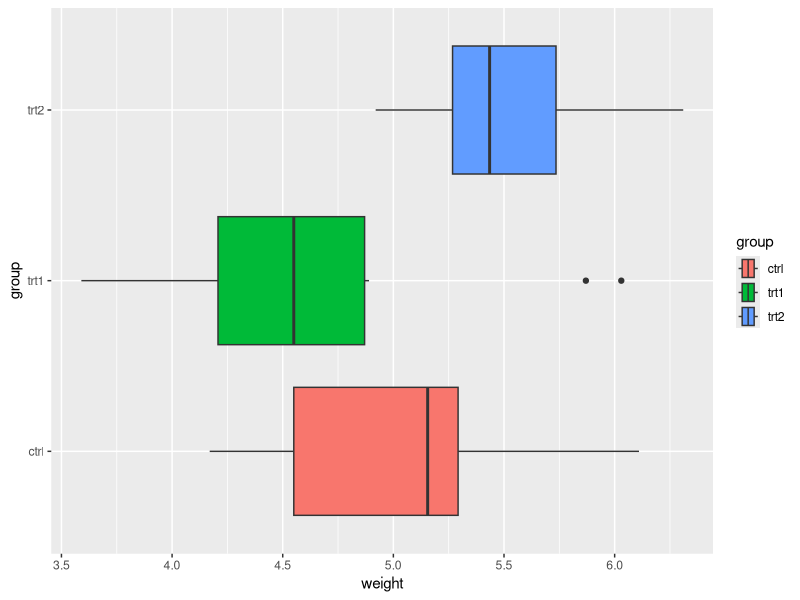
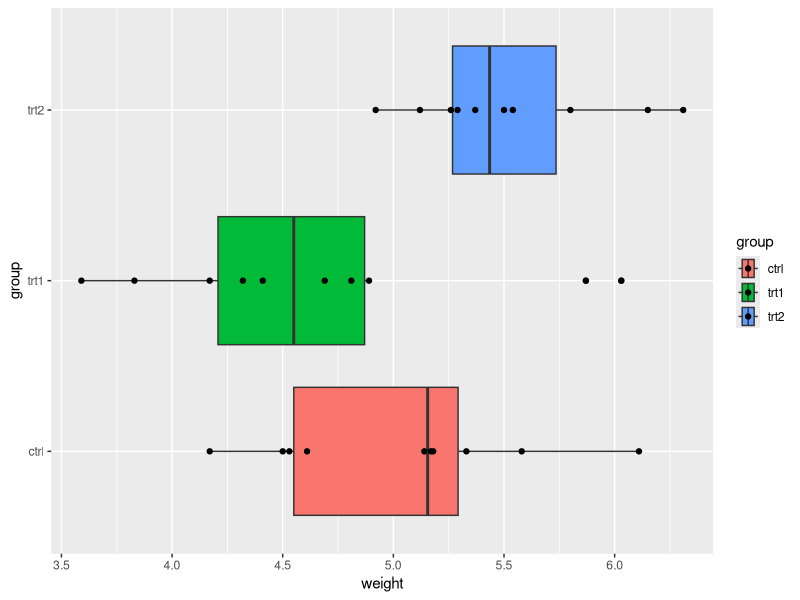
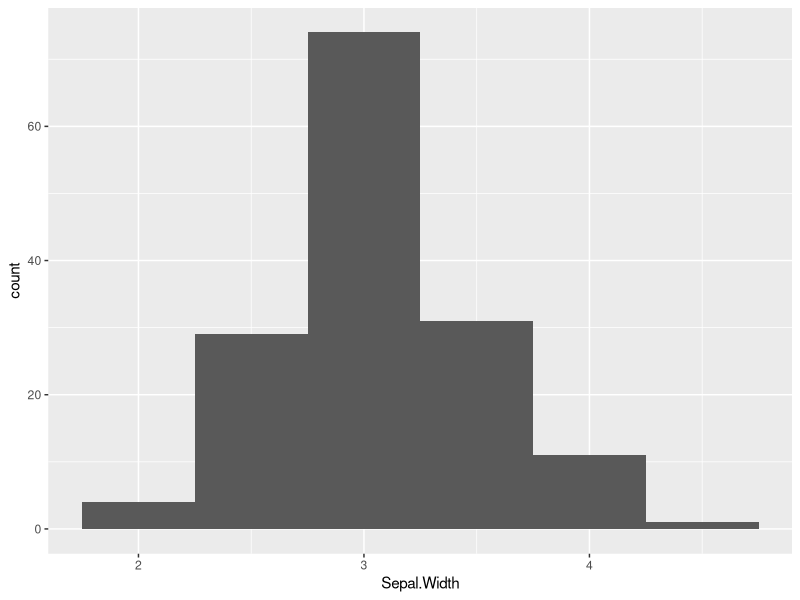
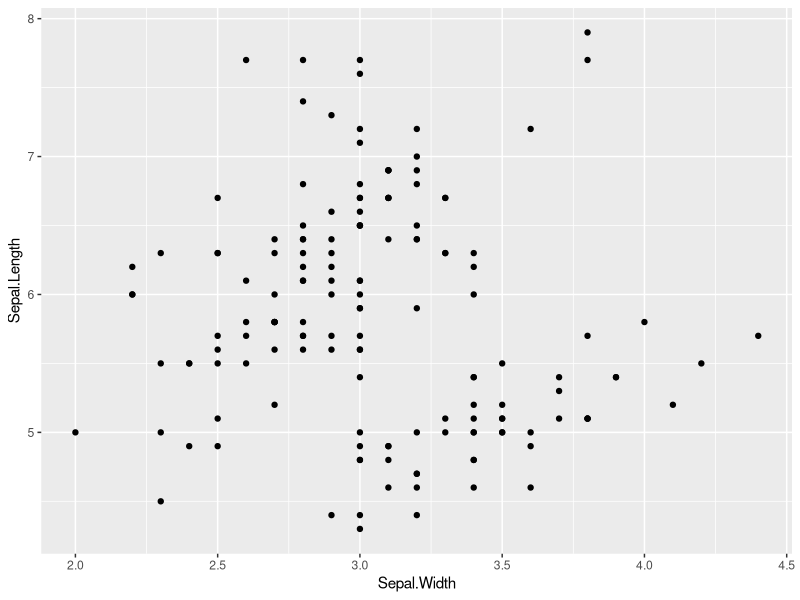
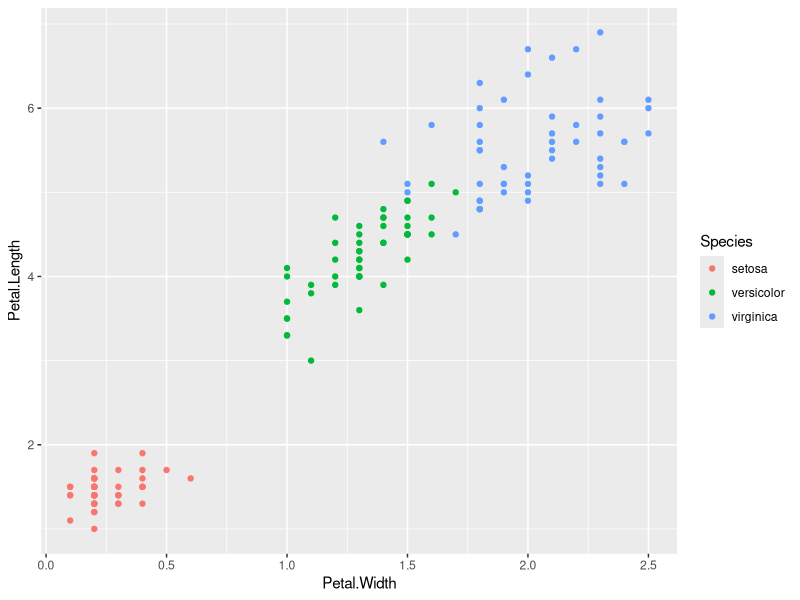

Here is the R script that generated these plots, in order:
# Tidyverse Exam – Data Manipulation in R (using `mtcars` dataset)
#Houston Lemons 9/11/2025

# tidyverse ---------------------------------------------------------------

# Use `df_mtcars` for Questions 1 - 10
library(tidyverse)
df_mtcars <- as_tibble(mtcars,
                       rownames = "model")

# 1. Filter rows where number of cylinders (`cyl`) is 6
# Write code to create a new data frame that only includes rows where `cyl == 6`.
# Assign to: `mtcars_cyl6`

mtcars_cyl6<-df_mtcars %>% filter(cyl == 6)

# 2. Filter rows where number of gears (`gear`) is either 3 or 5

df_mtcars %>% filter(gear == 3|5)

# Use `%in%` to filter the `df_mtcars` dataset for these two `gear` values.

mtcars_cyl6 %>% filter(gear%in%c(3,5))
# Assign to: `mtcars_g35`

mtcars_g35<-mtcars_cyl6 %>% filter(gear%in%c(3,5))

# 3. Filter rows where miles per gallon (`mpg`) is greater than 25
# Create a subset of `df_mtcars` where `mpg > 25`.
# Assign to: `mtcars_mpg25`

mtcars_mpg25<-df_mtcars %>% filter(mpg> 25)

# 4. Filter rows where weight (`wt`) is less than 2.5 AND number of cylinders (`cyl`) is 4
# Combine logical conditions using `&`.
# Assign to: `mtcars_light_cyl4`

mtcars_light_cyl4<-df_mtcars %>% filter(wt<2.5 & cyl==4)

# 5. Sort `df_mtcars` by horsepower (`hp`) in ascending order
# Use `arrange()` to sort the data.
# Assign to: `mtcars_hp`

mtcars_hp<-df_mtcars %>% arrange(hp)

# 6. Sort `df_mtcars` by quarter mile time (`qsec`) in descending order
# Use `desc()` inside `arrange()`.
# Assign to: `mtcars_qsec`

mtcars_qsec<-df_mtcars %>% arrange(desc(qsec))

# 7. Exclude the `drat` column
# Use `select()` with `-` (minus sign) to remove the column.
# Assign to: `mtcars_no_drat`

mtcars_no_drat<- df_mtcars %>% select(-drat)

# 8. Add a new column `ptw` that equals the ratio of horsepower (`hp`) to weight (`wt`) (`hp / wt`)
# Use `mutate()` to add the new column.
# Assign to: `mtcars_with_ptw`
  
mtcars_with_ptw<- df_mtcars %>% mutate(ptw= hp/wt)

# 9. Identify the car `model` with the highest `ptw` among cars with six cylinders (`cyl == 6`).
# Hint: Use `mtcars_with_ptw` and a chain of `filter()` and `arrange()` with `%>%`.
# Write the car model here: Ferrari Dino

mtcars_with_ptw %>% filter(cyl==6) %>% arrange(ptw)

# 10. Group by number of gears (`gear`) and summarize minimum & maximum values of `mpg`
# Use `group_by()` and `summarize()` to calculate minimum & maximum values of `mpg` within each group.
# Minimum and maximum values of each group should be represented as separate columns.
# Function `min()` returns the minimum value in a vector.
# Function `max()` returns the maximum value in a vector.
# Assign to: `mtcars_mpg_by_gear`

mtcars_mpg_by_gear<- df_mtcars %>% group_by(gear) %>%  summarize(min(mpg),max(mpg))



# ggplot ------------------------------------------------------------------

# Visualization in R (using `iris` dataset)

## before you begin with the following questions, type the following code to check column names in the dataframe
colnames(iris) # output from this code is the column names that can be used in figures

# 11. Simple scatter plot of `Sepal.Length` vs `Sepal.Width` using `ggplot()`
# Assign to: `g_scat`
# Create a scatter plot with `Sepal.Width` on the x-axis and `Sepal.Length` on the y-axis.

g_scat<-iris %>% ggplot(aes(x=Sepal.Width, y=Sepal.Length))+geom_point()

# 12. Scatter plot with points colored by `Species`
# Assign to: `g_scat_col`
# Create a scatter plot with `Petal.Width` on the x-axis and `Petal.Length` on the y-axis,
# coloring points by `Species`.

g_scat_col<- iris %>% ggplot(aes(x=Petal.Width,y=Petal.Length,color=Species))+geom_point()

# 13. Histogram of `Petal.Width` with `binwidth = 0.5`
# Assign to: `g_hist`
# Create a histogram of `Petal.Width` with `binwidth` set to 0.5.

g_hist<-iris %>% ggplot(aes(x=Sepal.Width))+geom_histogram(binwidth = 0.5)

# Visualization in R (using `PlantGrowth` dataset)

## before you begin with the following questions, type the following code to check column names in the dataframe
colnames(PlantGrowth) # output from this code is the column names that can be used in figures

# 14. Boxplot of `weight` grouped and filled by `group`
# Assign to: `g_bplot1`
# Create a boxplot of `weight` by `group`, filling boxes by `group`.


g_boxplot1<-PlantGrowth %>% ggplot(aes(x=weight,y=group, fill = group))+geom_boxplot()

# 15. Boxplot + scatter plot of `weight` by `group`
# Assign to: `g_bplot2`
# Create a boxplot of `weight` by `group`, then overlay points showing individual observations.

g_bplot2<-PlantGrowth %>% ggplot(aes(x=weight,y=group,fill = group))+geom_boxplot()+geom_point()
